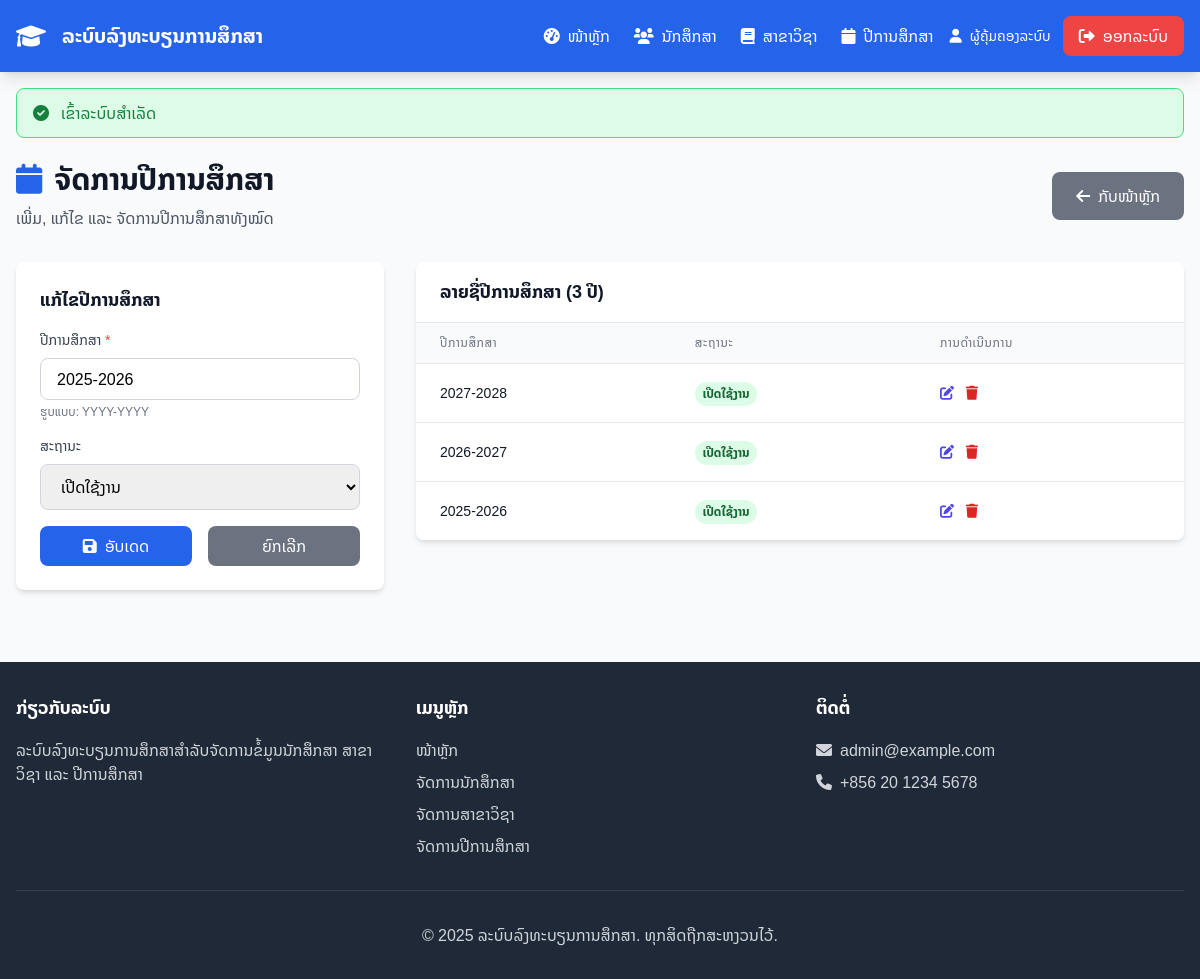
/views/years/?edit=1 (signed in), run on the app's committed database.
### tables this page shows
CREATE TABLE `academic_years` (
  `id` int(11) NOT NULL,
  `year` varchar(9) NOT NULL,
  `status` enum('active','inactive') NOT NULL DEFAULT 'active'
);

### controllers/AuthController.php (called while the page is built, shortened)
<?php
require_once __DIR__ . '/../config/database.php';
class AuthController {
    public static function isLoggedIn() {
        return isset($_SESSION['user_id']);
    }
    public static function isAdmin() {
        return isset($_SESSION['role']) && $_SESSION['role'] === 'admin';
    }
}
?>

### controllers/YearController.php (called while the page is built, shortened)
<?php
require_once __DIR__ . '/../models/AcademicYear.php';
require_once __DIR__ . '/../config/database.php';
require_once __DIR__ . '/AuthController.php';
class YearController {
    private $academicYear;
    public function __construct() {
        $database = new Database();
        $this->db = $database->getConnection();
        $this->academicYear = new AcademicYear($this->db);
    }
    public function getAll() {
        return $this->academicYear->readAll();
    }
    public function getById($id) {
        $this->academicYear->id = $id;
        if ($this->academicYear->readOne()) {
            return $this->academicYear;
        }
        return null;
    }
}
?>

### config/database.php (called while the page is built, shortened)
<?php
class Database {
    private $host = 'localhost';
    private $db_name = 'register-learning';
    private $username = 'root';
    private $password = '';
    public function getConnection() {
        $this->conn = null;
        try {
            $this->conn = new PDO(
                "mysql:host=" . $this->host . ";dbname=" . $this->db_name . ";charset=utf8",
                $this->username,
                $this->password,
                [
                    PDO::ATTR_ERRMODE => PDO::ERRMODE_EXCEPTION,
                    PDO::ATTR_DEFAULT_FETCH_MODE => PDO::FETCH_ASSOC,
                    PDO::ATTR_EMULATE_PREPARES => false
                ]
            );
        } catch(PDOException $exception) {
            die("ເກີດຂໍ້ຜິດພາດໃນການເຊື່ອມຕໍ່ຖານຂໍ້ມູນ: " . $exception->getMessage());
        }
        return $this->conn;
    }
}
?>

### models/AcademicYear.php (called while the page is built, shortened)
<?php
require_once __DIR__ . '/../config/database.php';
class AcademicYear {
    private $conn;
    private $table_name = "academic_years";
    public $id;
    public function __construct($db) {
        $this->conn = $db;
    }
    public function readAll() {
        $query = "SELECT * FROM " . $this->table_name . " ORDER BY year DESC";
        $stmt = $this->conn->prepare($query);
        $stmt->execute();
        return $stmt->fetchAll();
    }
    public function readOne() {
        $query = "SELECT * FROM " . $this->table_name . " WHERE id = :id";
        $stmt = $this->conn->prepare($query);
        $stmt->bindParam(':id', $this->id);
        $stmt->execute();
        if($stmt->rowCount() > 0) {
            $row = $stmt->fetch();
            $this->year = $row['year'];
            $this->status = $row['status'];
            return true;
        }
        return false;
    }
}
?>

### views/years/index.php (the view, shortened to what this page needs)
<?php
require_once __DIR__ . '/../../controllers/YearController.php';
$yearController = new YearController();
$academic_years = $yearController->getAll();
$edit_year = null;
if (isset($_GET['edit']) && !empty($_GET['edit'])) {
    $edit_year = $yearController->getById($_GET['edit']);
}
include __DIR__ . '/../includes/header.php';
?>
<div class="flex flex-col md:flex-row md:items-center md:justify-between mb-8">
    <div>
        <h1 class="text-3xl font-bold text-gray-900 mb-2">
            <i class="fas fa-calendar mr-3 text-blue-600"></i>ຈັດການປີການສຶກສາ
        </h1>
        <p class="text-gray-600">ເພີ່ມ, ແກ້ໄຂ ແລະ ຈັດການປີການສຶກສາທັງໝົດ</p>
    </div>
    <div class="mt-4 md:mt-0">
        <a href="../dashboard.php" class="bg-gray-500 hover:bg-gray-600 text-white px-6 py-3 rounded-lg transition duration-200 inline-flex items-center">
            <i class="fas fa-arrow-left mr-2"></i>ກັບໜ້າຫຼັກ
        </a>
    </div>
</div>
<div class="grid grid-cols-1 lg:grid-cols-3 gap-8">
    <div class="lg:col-span-1">
        <div class="bg-white rounded-lg shadow-md p-6">
            <h2 class="text-lg font-semibold text-gray-900 mb-4">
                <?php echo $edit_year ? 'ແກ້ໄຂປີການສຶກສາ' : 'ເພີ່ມປີການສຶກສາໃໝ່'; ?>
            </h2>
            <form method="POST" class="space-y-4">
                <div>
                    <label for="year" class="block text-sm font-medium text-gray-700 mb-2">
                        ປີການສຶກສາ <span class="text-red-500">*</span>
                    </label>
                    <input type="text"
                           id="year"
                           name="year"
                           required
                           pattern="^\d{4}-\d{4}$"
                           value="<?php echo htmlspecialchars($_POST['year'] ?? ($edit_year ? $edit_year->year : '')); ?>"
                           class="w-full px-4 py-2 border border-gray-300 rounded-lg focus:outline-none focus:ring-2 focus:ring-blue-500"
                           placeholder="ຕົວຢ່າງ: 2025-2026">
                    <p class="text-xs text-gray-500 mt-1">ຮູບແບບ: YYYY-YYYY</p>
                </div>
                <div>
                    <label for="status" class="block text-sm font-medium text-gray-700 mb-2">
                        ສະຖານະ
                    </label>
                    <select id="status"
                            name="status"
                            class="w-full px-4 py-2 border border-gray-300 rounded-lg focus:outline-none focus:ring-2 focus:ring-blue-500">
                        <?php
                        $selected_status = $_POST['status'] ?? ($edit_year ? $edit_year->status : 'active');
                        ?>
                        <option value="active" <?php echo $selected_status === 'active' ? 'selected' : ''; ?>>ເປີດໃຊ້ງານ</option>
                    </select>
                </div>
                <div class="flex items-center space-x-4">
                    <?php if ($edit_year): ?>
                    <button type="submit" class="flex-1 bg-blue-600 hover:bg-blue-700 text-white py-2 px-4 rounded-lg transition duration-200">
                        <i class="fas fa-save mr-2"></i>ອັບເດດ
                    </button>
                    <a href="index.php" class="flex-1 bg-gray-500 hover:bg-gray-600 text-white py-2 px-4 rounded-lg transition duration-200 text-center">
                        ຍົກເລີກ
                    </a>
                    <?php else: ?>
                    <button type="submit" class="w-full bg-blue-600 hover:bg-blue-700 text-white py-2 px-4 rounded-lg transition duration-200">
                        <i class="fas fa-plus mr-2"></i>ເພີ່ມປີການສຶກສາ
                    </button>
                    <?php endif; ?>
                </div>
            </form>
        </div>
    </div>
    <div class="lg:col-span-2">
        <div class="bg-white rounded-lg shadow-md overflow-hidden">
            <div class="px-6 py-4 border-b border-gray-200">
                <h2 class="text-lg font-semibold text-gray-900">
                    ລາຍຊື່ປີການສຶກສາ (<?php echo count($academic_years); ?> ປີ)
                </h2>
            </div>
            <?php if (empty($academic_years)): ?>
            <div class="p-8 text-center">
                <i class="fas fa-calendar text-4xl text-gray-400 mb-4"></i>
                <p class="text-gray-500 text-lg">ຍັງບໍ່ມີປີການສຶກສາໃນລະບົບ</p>
                <p class="text-gray-400 mt-2">ເພີ່ມປີການສຶກສາໃໝ່ໂດຍໃຊ້ຟອມດ້ານຊ້າຍ</p>
            </div>
            <?php else: ?>
            <div class="overflow-x-auto">
                <table class="min-w-full divide-y divide-gray-200">
                    <thead class="bg-gray-50">
                        <tr>
                            <th class="px-6 py-3 text-left text-xs font-medium text-gray-500 uppercase tracking-wider">ປີການສຶກສາ</th>
                            <th class="px-6 py-3 text-left text-xs font-medium text-gray-500 uppercase tracking-wider">ສະຖານະ</th>
                            <th class="px-6 py-3 text-left text-xs font-medium text-gray-500 uppercase tracking-wider">ການດໍາເນີນການ</th>
                        </tr>
                    </thead>
                    <tbody class="bg-white divide-y divide-gray-200">
                        <?php foreach ($academic_years as $year): ?>
                        <tr class="hover:bg-gray-50">
                            <td class="px-6 py-4 whitespace-nowrap">
                                <div class="text-sm font-medium text-gray-900">
                                    <?php echo htmlspecialchars($year['year']); ?>
                                </div>
                            </td>
                            <td class="px-6 py-4 whitespace-nowrap">
                                <span class="inline-flex px-2 py-1 text-xs font-semibold rounded-full <?php echo $year['status'] === 'active' ? 'bg-green-100 text-green-800' : 'bg-red-100 text-red-800'; ?>">
                                    <?php echo $year['status'] === 'active' ? 'ເປີດໃຊ້ງານ' : 'ປິດໃຊ້ງານ'; ?>
                                </span>
                            </td>
                            <td class="px-6 py-4 whitespace-nowrap text-sm font-medium space-x-2">
                                <a href="?edit=<?php echo $year['id']; ?>"
                                   class="text-indigo-600 hover:text-indigo-900" title="ແກ້ໄຂ">
                                    <i class="fas fa-edit"></i>
                                </a>
                                <a href="?delete=<?php echo $year['id']; ?>"
                                   class="text-red-600 hover:text-red-900" title="ລົບ"
                                   onclick="return confirmDelete('ທ່ານຕ້ອງການລົບປີການສຶກສາ <?php echo htmlspecialchars($year['year']); ?> ແທ້ບໍ?')">
                                    <i class="fas fa-trash"></i>
                                </a>
                            </td>
                        </tr>
                        <?php endforeach; ?>
                    </tbody>
                </table>
            </div>
            <?php endif; ?>
        </div>
    </div>
</div>
<?php include __DIR__ . '/../includes/footer.php'; ?>

### views/includes/header.php (style rules this page uses)
body { font-family: 'Noto Sans Lao', sans-serif; }

### data on the page
academic_years: year "2025-2026", status "ເປີດໃຊ້ງານ"
academic_years: year "2027-2028", status "ເປີດໃຊ້ງານ"
academic_years: year "2026-2027", status "ເປີດໃຊ້ງານ"

### other printed values
$_SESSION['full_name'] "ຜູ້ຄຸ້ມຄອງລະບົບ"
$_SESSION['success'] "ເຂົ້າລະບົບສໍາເລັດ"
count($academic_years) "3"
